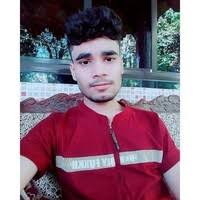
#> input picture resources/shivam.jpg, 200 x 200 px
$ python chapter5.py
#> lines starting #> are read from the running program, lines starting #| are printed output that depends on the picture; after the words box and inside, x2 and y2 are one past the last pixel; in counts of white or black regions, pixels touching at a corner belong together
import cv2
import numpy as np


def empty(n):
    pass


path = 'resources/shivam.jpg'
cv2.namedWindow('trackWin')
cv2.createTrackbar('hue-min', 'trackWin', 0, 179, empty)
cv2.createTrackbar('hue-max', 'trackWin', 255, 255, empty)
cv2.createTrackbar('sat-min', 'trackWin', 18, 179, empty)
cv2.createTrackbar('sat-max', 'trackWin', 255, 255, empty)
cv2.createTrackbar('val-min', 'trackWin', 122, 179, empty)
cv2.createTrackbar('val-max', 'trackWin', 255, 255, empty)

while True:
    img = cv2.imread(path)
#> img is the input picture: shape (200, 200, 3); mean B, G, R 128.9, 112.5, 139.7
    # img = cv2.resize(img, (1024//2, 786//2))
    imgHSV = cv2.cvtColor(img, cv2.COLOR_BGR2HSV)
#> imgHSV: shape (200, 200, 3); mean H, S, V 114.1, 107.9, 150.4
    h_min = cv2.getTrackbarPos("hue-min", "trackWin")
    h_max = cv2.getTrackbarPos("hue-max", "trackWin")
    s_min = cv2.getTrackbarPos("sat-min", "trackWin")
    s_max = cv2.getTrackbarPos("sat-max", "trackWin")
    v_min = cv2.getTrackbarPos("val-min", "trackWin")
    v_max = cv2.getTrackbarPos("val-max", "trackWin")
    # print(h_min, h_max, s_min, s_max, v_min, v_max)
    lower = np.array([h_min, s_min, v_min])
    higher = np.array([h_max, s_max, v_max])
    mask = cv2.inRange(imgHSV, lower, higher)
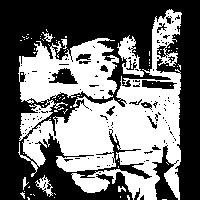
#> mask: shape (200, 200); 43.6% white; 82 white regions (75 under 20 px), largest, box (x1, y1, x2, y2) and area: (18, 9, 182, 200) 16431, (117, 35, 144, 77) 508, (35, 175, 53, 197) 141
    cv2.imshow("image", img)
    # cv2.imshow("HSVimg", imgHSV)
    # cv2.imshow('mask', mask)
    result = cv2.bitwise_and(img, img, mask=mask)
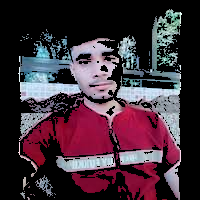
#> result: shape (200, 200, 3); mean B, G, R 58.1, 46.9, 66.2
    cv2.imshow('result', result)
    if cv2.waitKey(1) & 0xFF == ord('q'):
#> (key q is pressed here)
        break

$ run again, with resources/2020-07-27-175132.jpg copied over resources/shivam.jpg
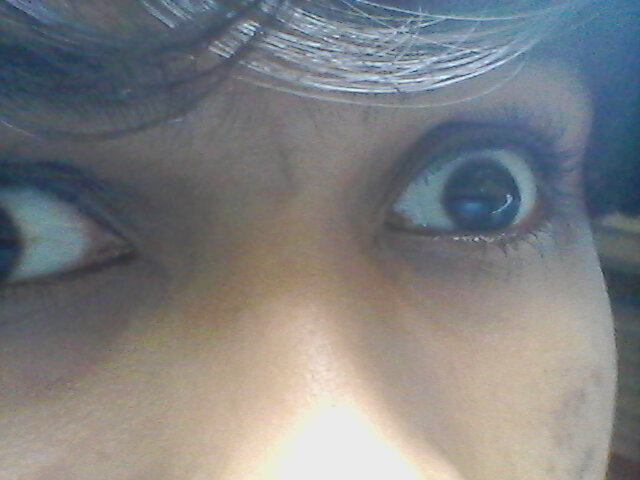
#> input picture resources/2020-07-27-175132.jpg, 640 x 480 px
#> img is the input picture: shape (480, 640, 3); mean B, G, R 128.9, 127.8, 126.2
#> imgHSV: shape (480, 640, 3); mean H, S, V 66.2, 47.9, 140.5
#> `mask = cv2.inRange(imgHSV, lower, higher)`:
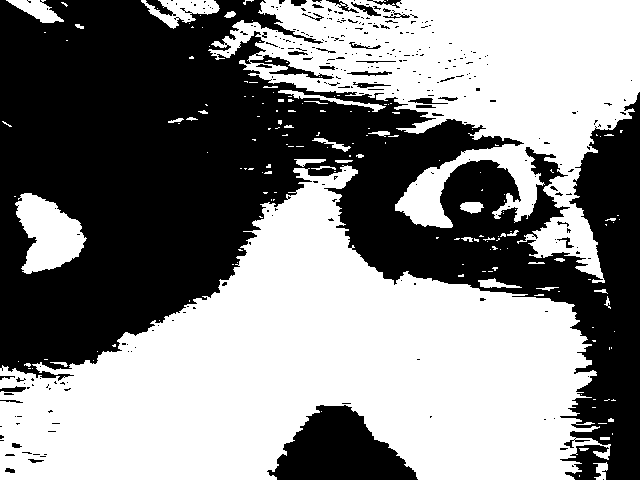
#> mask: shape (480, 640); 52.8% white; 312 black regions (278 under 20 px), largest, box (x1, y1, x2, y2) and area: (0, 0, 640, 480) 134944, (267, 405, 418, 480) 6889, (146, 0, 176, 16) 181
#> `result = cv2.bitwise_and(img, img, mask=mask)`:
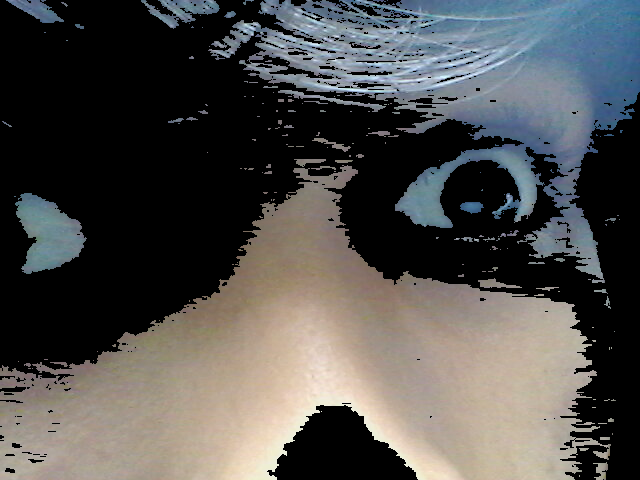
#> result: shape (480, 640, 3); mean B, G, R 77.2, 78.9, 79.8

$ run again, with resources/uriel-soberanes-Hnq1Q3Dv2Ls-unsplash.jpg copied over resources/shivam.jpg
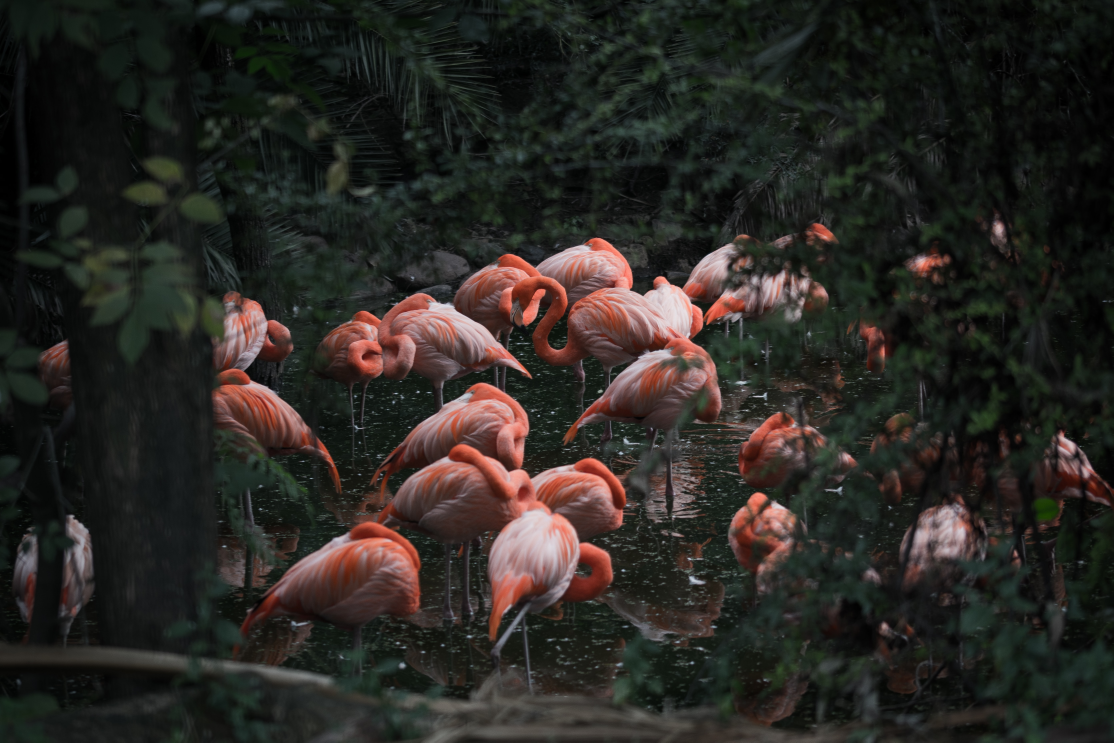
#> input picture resources/uriel-soberanes-Hnq1Q3Dv2Ls-unsplash.jpg, 5568 x 3712 px (shown at 1/5 size)
#> img is the input picture: shape (3712, 5568, 3); mean B, G, R 35.2, 39.5, 42.3
#> imgHSV: shape (3712, 5568, 3); mean H, S, V 56, 59.7, 46.4
#> `mask = cv2.inRange(imgHSV, lower, higher)`:
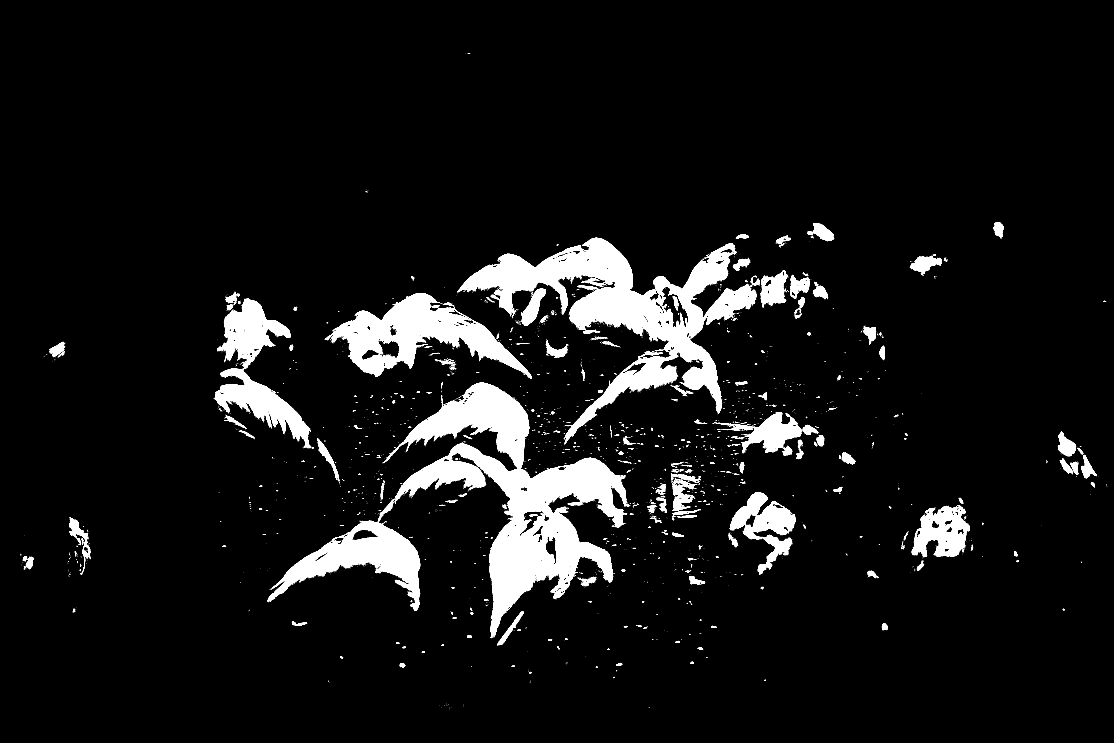
#> mask: shape (3712, 5568) (shown at 1/5 size); 7.2% white; 6647 white regions (6233 under 20 px), largest, box (x1, y1, x2, y2) and area: (1975, 1913, 3137, 3186) 440923, (2290, 1188, 3784, 2222) 371497, (1623, 1465, 2659, 1894) 158290
#> `result = cv2.bitwise_and(img, img, mask=mask)`:
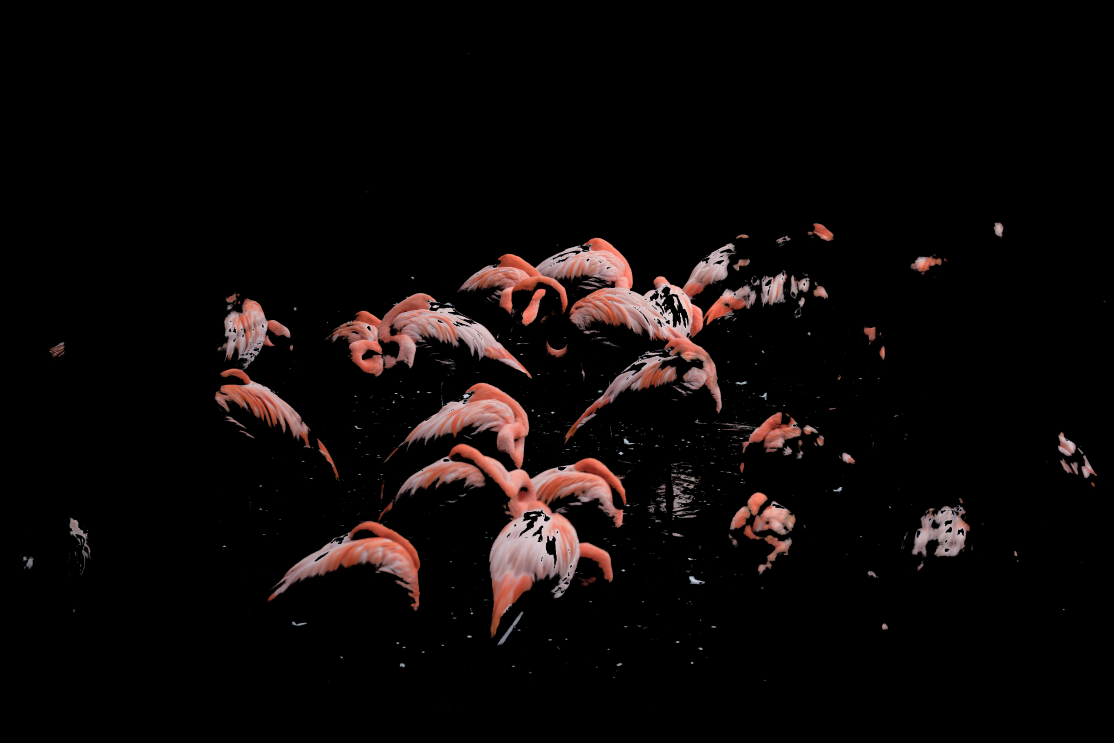
#> result: shape (3712, 5568, 3) (shown at 1/5 size); mean B, G, R 8.3, 8.8, 12.9
